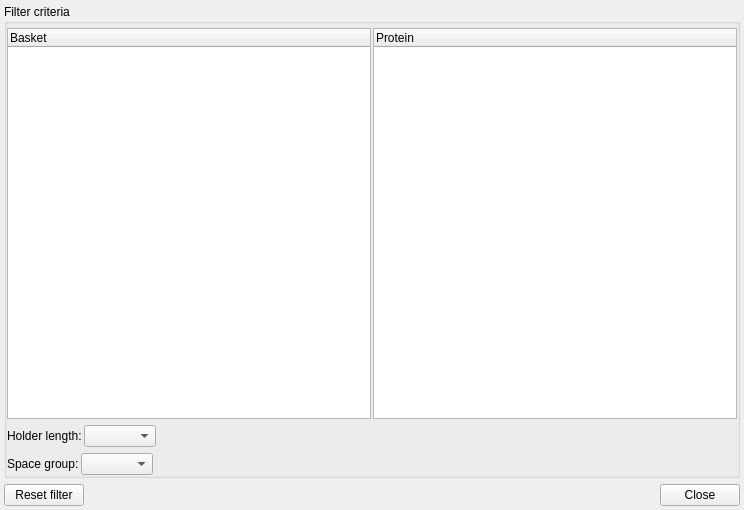
<?xml version="1.0" encoding="UTF-8"?>
<ui version="4.0">
 <class>ConfirmDialogWidgetVerticalLayout</class>
 <widget class="QWidget" name="ConfirmDialogWidgetVerticalLayout">
  <property name="geometry">
   <rect>
    <x>0</x>
    <y>0</y>
    <width>744</width>
    <height>510</height>
   </rect>
  </property>
  <property name="windowTitle">
   <string>Confirm collect</string>
  </property>
  <layout class="QHBoxLayout">
   <property name="spacing">
    <number>0</number>
   </property>
   <property name="margin">
    <number>4</number>
   </property>
   <item>
    <layout class="QVBoxLayout" name="main_vlayout">
     <property name="spacing">
      <number>6</number>
     </property>
     <item>
      <widget class="QGroupBox" name="summary_gbox">
       <property name="title">
        <string>Filter criteria</string>
       </property>
       <layout class="QVBoxLayout">
        <property name="spacing">
         <number>6</number>
        </property>
        <property name="leftMargin">
         <number>0</number>
        </property>
        <property name="topMargin">
         <number>4</number>
        </property>
        <property name="rightMargin">
         <number>0</number>
        </property>
        <property name="bottomMargin">
         <number>0</number>
        </property>
        <item>
         <layout class="QHBoxLayout">
          <property name="spacing">
           <number>2</number>
          </property>
          <item>
           <widget class="QTreeWidget" name="basket_treewidget">
            <property name="sizePolicy">
             <sizepolicy hsizetype="Expanding" vsizetype="Expanding">
              <horstretch>0</horstretch>
              <verstretch>0</verstretch>
             </sizepolicy>
            </property>
            <property name="focusPolicy">
             <enum>Qt::WheelFocus</enum>
            </property>
            <column>
             <property name="text">
              <string>Basket</string>
             </property>
            </column>
           </widget>
          </item>
          <item>
           <widget class="QTreeWidget" name="protein_treewidget">
            <property name="sizePolicy">
             <sizepolicy hsizetype="Expanding" vsizetype="Expanding">
              <horstretch>0</horstretch>
              <verstretch>0</verstretch>
             </sizepolicy>
            </property>
            <column>
             <property name="text">
              <string>Protein</string>
             </property>
            </column>
           </widget>
          </item>
         </layout>
        </item>
        <item>
         <layout class="QHBoxLayout">
          <property name="spacing">
           <number>2</number>
          </property>
          <item>
           <widget class="QLabel" name="holder_length_label">
            <property name="text">
             <string>Holder length:</string>
            </property>
            <property name="wordWrap">
             <bool>false</bool>
            </property>
           </widget>
          </item>
          <item>
           <widget class="QComboBox" name="holder_length_combo"/>
          </item>
          <item>
           <spacer name="hspacer">
            <property name="orientation">
             <enum>Qt::Horizontal</enum>
            </property>
            <property name="sizeType">
             <enum>QSizePolicy::Expanding</enum>
            </property>
            <property name="sizeHint" stdset="0">
             <size>
              <width>1</width>
              <height>20</height>
             </size>
            </property>
           </spacer>
          </item>
         </layout>
        </item>
        <item>
         <layout class="QHBoxLayout">
          <property name="spacing">
           <number>2</number>
          </property>
          <item>
           <widget class="QLabel" name="space_group_label">
            <property name="text">
             <string>Space group:</string>
            </property>
            <property name="wordWrap">
             <bool>false</bool>
            </property>
           </widget>
          </item>
          <item>
           <widget class="QComboBox" name="space_group_combo"/>
          </item>
          <item>
           <spacer name="hspacer">
            <property name="orientation">
             <enum>Qt::Horizontal</enum>
            </property>
            <property name="sizeType">
             <enum>QSizePolicy::Expanding</enum>
            </property>
            <property name="sizeHint" stdset="0">
             <size>
              <width>1</width>
              <height>20</height>
             </size>
            </property>
           </spacer>
          </item>
         </layout>
        </item>
       </layout>
      </widget>
     </item>
     <item>
      <layout class="QHBoxLayout" name="buttons_hlayout">
       <property name="spacing">
        <number>2</number>
       </property>
       <item>
        <widget class="QPushButton" name="reset_button">
         <property name="text">
          <string>Reset filter</string>
         </property>
        </widget>
       </item>
       <item>
        <spacer name="hspacer">
         <property name="orientation">
          <enum>Qt::Horizontal</enum>
         </property>
         <property name="sizeType">
          <enum>QSizePolicy::Expanding</enum>
         </property>
         <property name="sizeHint" stdset="0">
          <size>
           <width>1</width>
           <height>20</height>
          </size>
         </property>
        </spacer>
       </item>
       <item>
        <widget class="QPushButton" name="close_button">
         <property name="text">
          <string>Close</string>
         </property>
        </widget>
       </item>
      </layout>
     </item>
    </layout>
   </item>
  </layout>
 </widget>
 <layoutdefault spacing="6" margin="11"/>
 <pixmapfunction>qPixmapFromMimeSource</pixmapfunction>
 <resources/>
 <connections/>
</ui>
